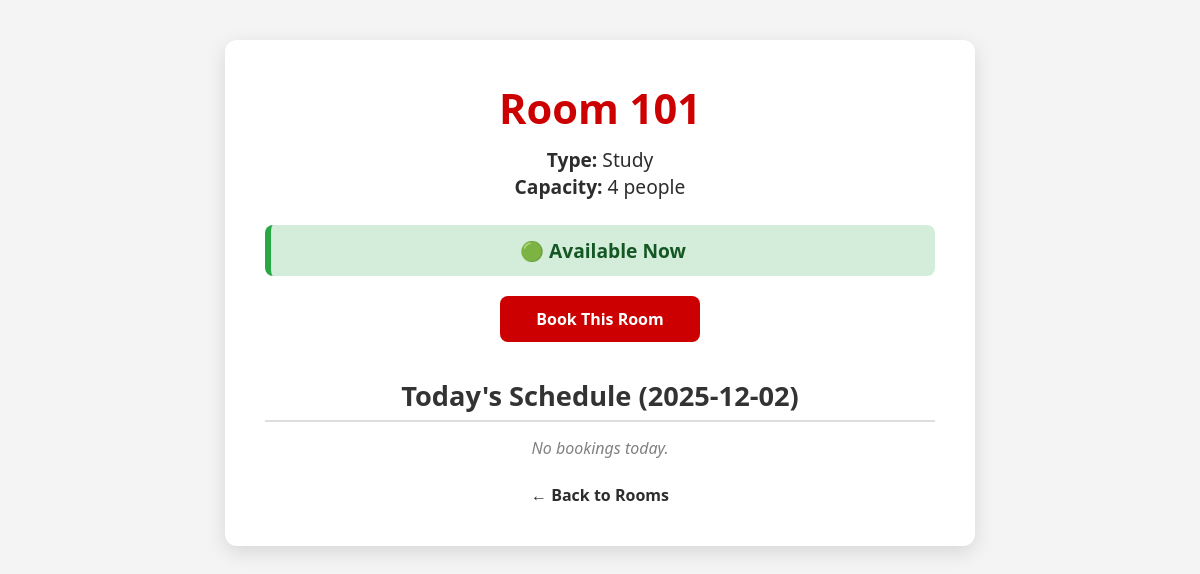
/room/1, run on the app's committed database.
### tables this page shows
CREATE TABLE rooms (
            id INTEGER PRIMARY KEY AUTOINCREMENT,
            room_number TEXT NOT NULL,
            capacity INTEGER NOT NULL,
            type TEXT NOT NULL,
            status TEXT NOT NULL
        );

### app.py (the view)
@app.route("/room/<int:id>")
def room_details(id):
    conn = get_db()
    room = conn.execute("SELECT * FROM rooms WHERE id=?", (id,)).fetchone()
    today = datetime.now().strftime("%Y-%m-%d")
    now = datetime.now().strftime("%H:%M")
    rows = conn.execute("""
        SELECT start_time, end_time
        FROM bookings
        WHERE room_id=? AND date=?
        ORDER BY start_time
    """, (id, today)).fetchall()
    occupied_now = None
    for b in rows:
        if b["start_time"] <= now < b["end_time"]:
            occupied_now = b["end_time"]
    if occupied_now:
        current_status = "occupied"
        occupied_until = to_12h(occupied_now)
    else:
        current_status = "available"
        occupied_until = None
    schedule = [{
        "start": to_12h(b["start_time"]),
        "end": to_12h(b["end_time"]),
        "booked": True
    } for b in rows]
    conn.close()
    return render_template(
        "room_details.html",
        room=room,
        today=today,
        current_status=current_status,
        occupied_until=occupied_until,
        schedule=schedule
    )

### app.py (called while the page is built)
def get_db():
    conn = sqlite3.connect(ROOMS_DB)
    conn.row_factory = sqlite3.Row
    return conn

### templates/room_details.html (shortened to what this page needs)
<!DOCTYPE html>
<html lang="en-CA">
<head>
</head>
<body>
<div class="container">
    <h1>Room {{ room.room_number }}</h1>
    <div class="info-box">
        <p><strong>Type:</strong> {{ room.type }}</p>
        <p><strong>Capacity:</strong> {{ room.capacity }} people</p>
    </div>
    {% if current_status == "available" %}
        <div class="status available">
            🟢 Available Now
        </div>
    {% else %}
        <div class="status occupied">
            🔴 Occupied until {{ occupied_until }}
        </div>
    {% endif %}
    <a href="/book?room_id={{ room.id }}" class="btn">Book This Room</a>
    <h2>Today's Schedule ({{ today }})</h2>
    {% if schedule|length == 0 %}
        <p class="none">No bookings today.</p>
    {% else %}
        {% for block in schedule %}
            <div class="schedule-item {% if block.booked %}booked{% else %}free{% endif %}">
                {{ block.start }} → {{ block.end }}
            </div>
        {% endfor %}
    {% endif %}
    <a href="/rooms" class="back">← Back to Rooms</a>
</div>
</body>
</html>

### templates/room_details.html (style rules this page uses)
* { margin: 0; padding: 0; box-sizing: border-box; }
body { font-family: 'Segoe UI', Tahoma, sans-serif; background: #f4f4f4; padding: 40px 0; color: #2d2d2d; }
.container { max-width: 750px; margin: auto; background: white; padding: 40px; border-radius: 12px; box-shadow: 0 6px 20px rgba(0,0,0,0.12); }
h1 { font-size: 2.6rem; color: #cc0000; font-weight: 800; margin-bottom: 10px; text-align: center; }
.info-box { text-align: center; margin-bottom: 25px; font-size: 1.2rem; }
.status { margin: 15px 0; padding: 12px; font-size: 1.2rem; font-weight: bold; border-radius: 8px; text-align: center; }
.available { background: #d4edda; color: #155724; border-left: 6px solid #28a745; }
.btn { display: block; width: 200px; margin: 20px auto; background: #cc0000; color: white; padding: 12px; border-radius: 8px; font-weight: 600; text-align: center; text-decoration: none; transition: background 0.2s; }
h2 { margin-top: 35px; font-size: 1.7rem; border-bottom: 2px solid #ddd; padding-bottom: 6px; margin-bottom: 15px; text-align: center; color: #333; }
.none { color: gray; font-style: italic; text-align: center; }
.back { display: block; margin-top: 25px; text-align: center; text-decoration: none; color: #2d2d2d; font-weight: 600; }

### data on the page
rooms: room_number "101", type "Study", capacity "4"
